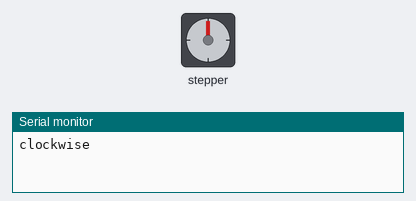
Recording of a sketch running on a simulated Arduino Uno, built with avr-gcc and run on an emulated ATmega328P. On the bench: stepper motor, the last lines printed to the serial monitor. Stepper angles assume 2048 steps per turn.

Above: at 0.05 s.
At 2.0 s:
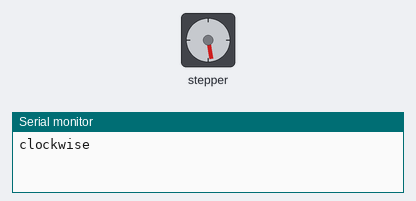
At 4.0 s:
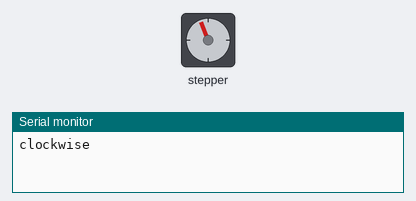
At 8.35 s:
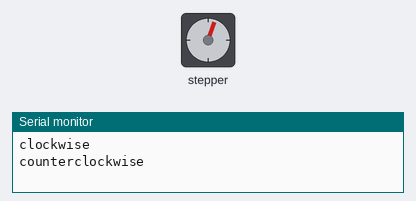
Timing chart, 0 to 11.8 s (numbered marks = the images above):
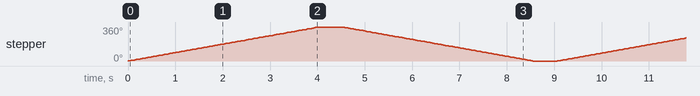

Measured:
- by itself, stepper: turns 360° clockwise in 4.0 s, then 360° counter-clockwise in 4.0 s, repeating every 9.1 s

The sketch:

stepmotor.ino
```cpp
#include <Stepper.h>
const int stepsPerRevolution = 2048;
Stepper myStepper = Stepper(stepsPerRevolution, 8, 10, 9, 11);
void setup() {
  // put your setup code here, to run once:
  myStepper.setSpeed(15);

  // Begin Serial communication at a baud rate of 9600:
  Serial.begin(9600);
}

void loop() {
  // put your main code here, to run repeatedly:
  Serial.println("clockwise");
  myStepper.step(stepsPerRevolution);
  delay(500);

  // Step one revolution in the other direction:
  Serial.println("counterclockwise");
  myStepper.step(-stepsPerRevolution);
  delay(500);
}
```
